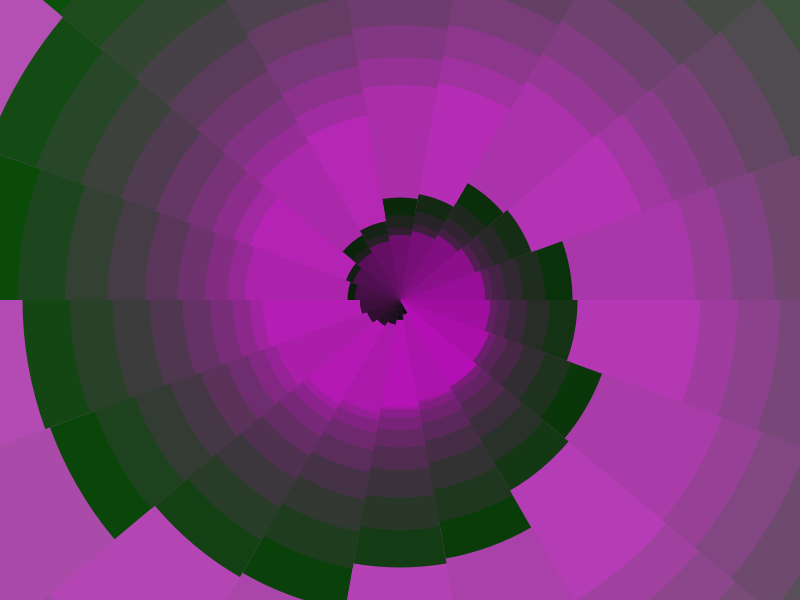
Frame 1 (no input)
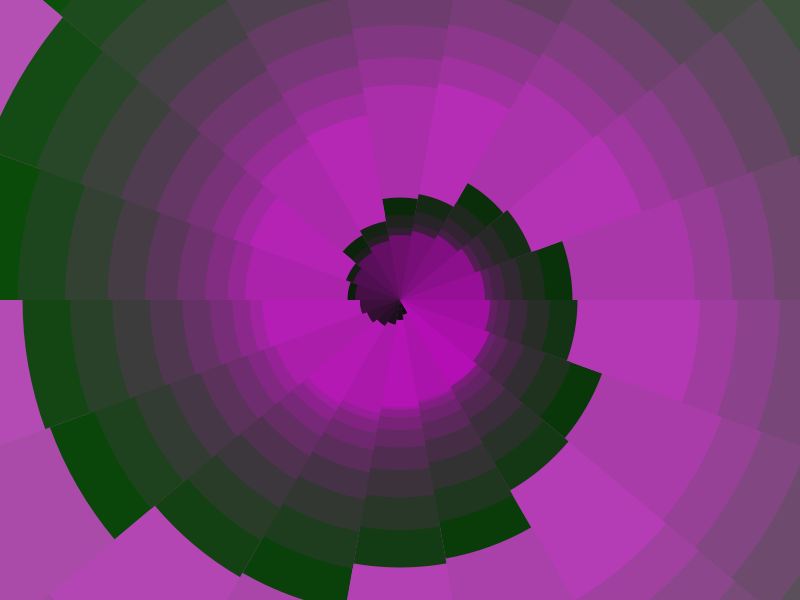
Frame 60 (the mouse pressed at the canvas centre just before this capture)
Frame 120 (the mouse held since frame 60 and released just before this capture): identical to frame 60, image omitted

The Processing sketch that drew these frames (run headless with seeded random() and noise(); from frame 60 on, the mouse is pressed at the canvas centre):

// Processing sketch: Image3
// ── Image3.pde
void setup() {
  size(800,600); 
}

void draw(){
      for (int i = 20; i >= 1; i--) {
        int CircleSize = (5*i*i+15);
        
        for (int a = 1; a<= 18; a++) { //rotates it all around
          noStroke();
          fill(0+a*10, 10+5*i, 10*a);
          arc(width/2, height/2, CircleSize+a*10, CircleSize+a*10, radians((a*20)+i*40), radians((a*20+20)+i*40), PIE);
        }
      }
      
      save("image.png");
}
    
